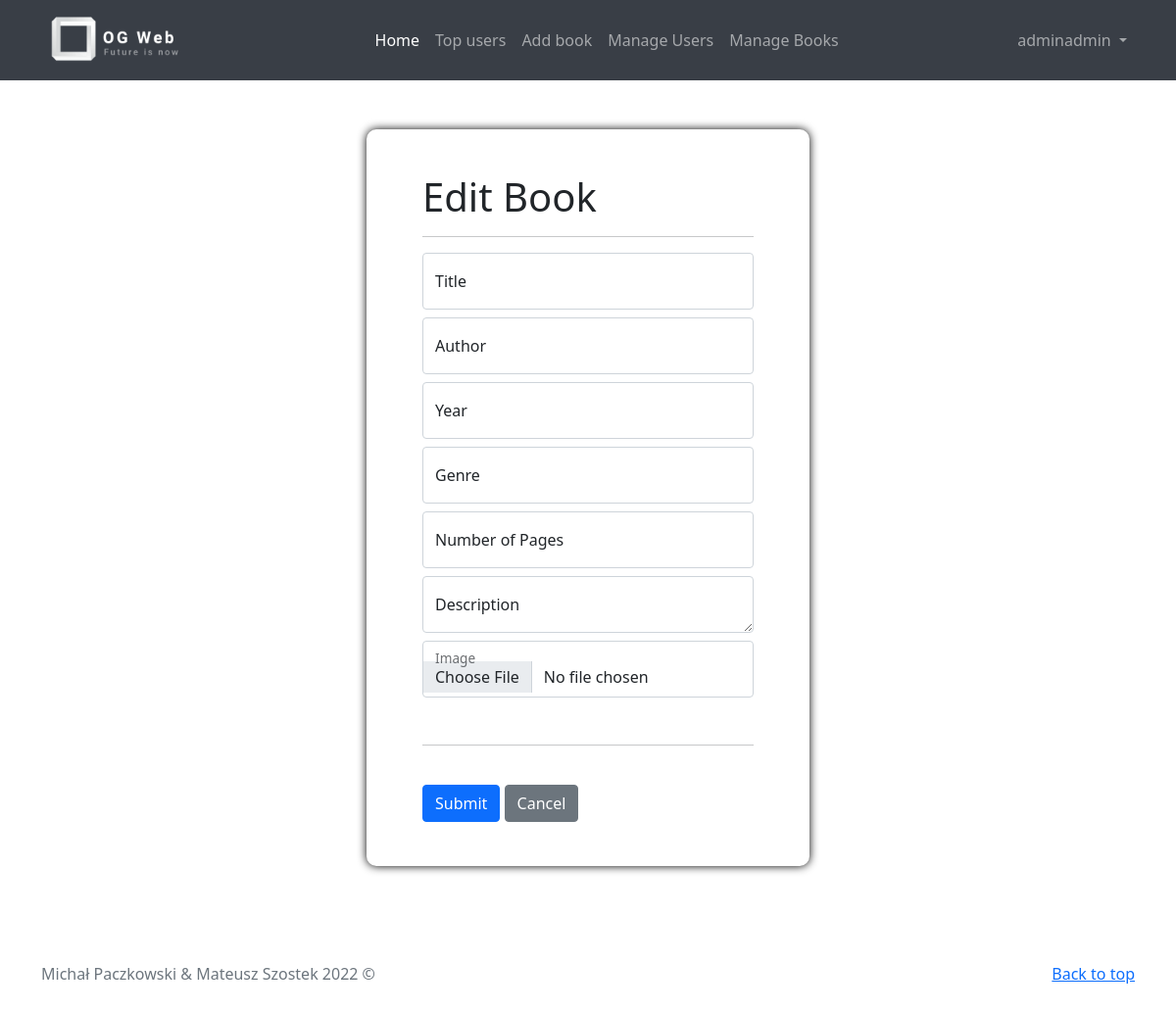
Page /edit_book/1 (signed in) on the earlier database version.
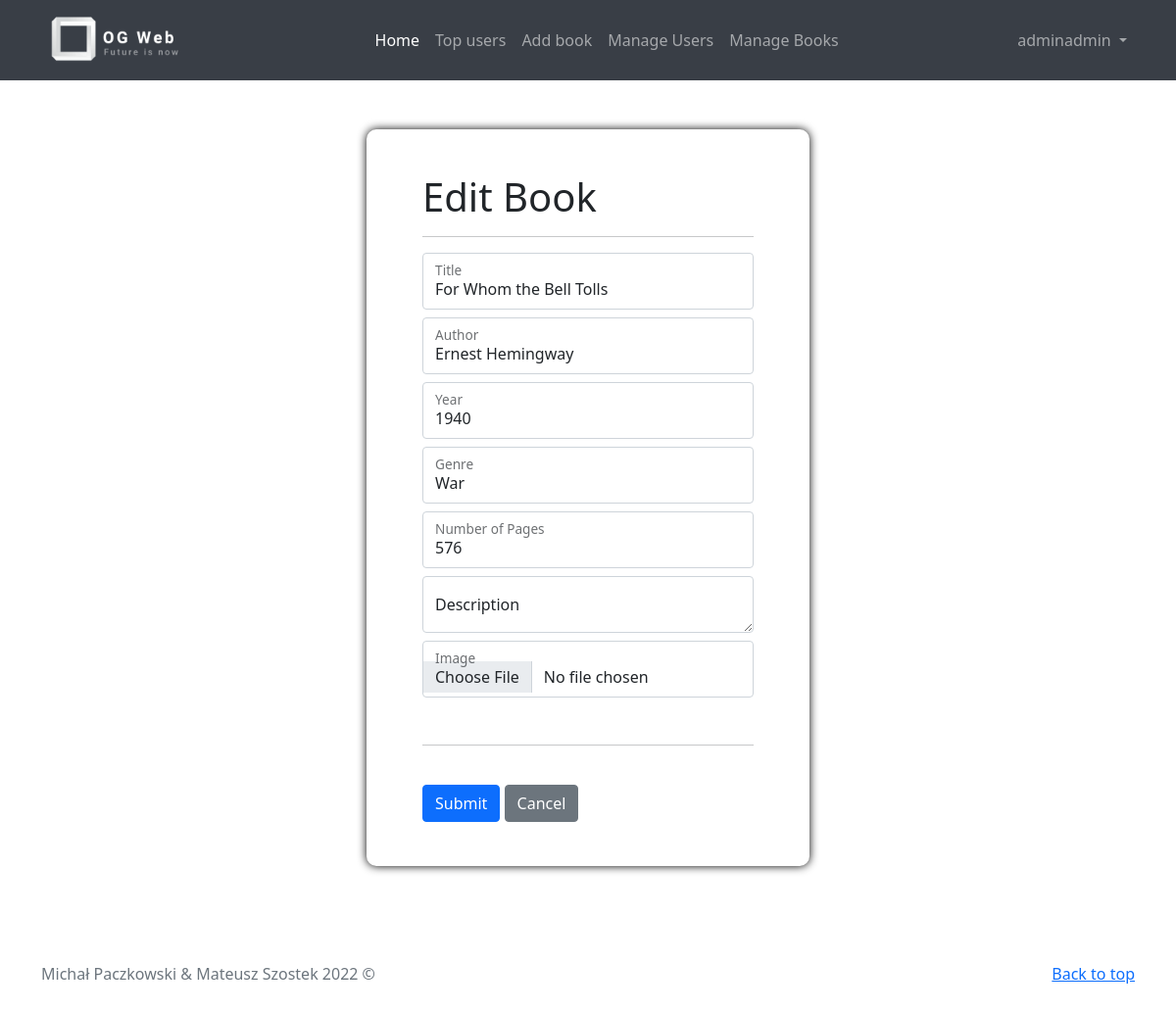
Same page on the later database version.
### app.py (models this page shows)
class Book(db.Model):
    id = db.Column(db.Integer, primary_key=True, autoincrement=True)
    title = db.Column(db.String(50), unique=True, nullable=False)
    author = db.Column(db.String(50), nullable=False)
    year = db.Column(db.Integer, nullable=False)
    genre = db.Column(db.String(50), nullable=False)
    num_pages = db.Column(db.Integer, nullable=False)
    description = db.Column(db.String(500), nullable=False)
    image = db.Column(db.String(50), nullable=False, default='default.jpg')

### app.py (the view, shortened to what this page needs)
@app.route('/edit_book/<int:id>', methods = ['POST', 'GET'])
@login_required
def edit_book(id):
    book = Book.query.get(id)
    if current_user.isAdmin:
        form = BookForm()
        return render_template('edit_book.html', form = form, book = book)

### app.py
class BookForm(FlaskForm):
    title = StringField('Title', validators=[InputRequired(), Length(min=2, max=50)])
    author = StringField('Author', validators=[InputRequired(), Length(min=2, max=50)])
    year = IntegerField('Year', validators=[InputRequired(), NumberRange(min=1, max=2200)])
    genre = StringField('Genre', validators=[InputRequired(), Length(min=2, max=50)])
    num_pages = IntegerField('Number of pages', validators=[InputRequired(), NumberRange(min=1, max=2000)])
    description = TextAreaField('Description', validators=[InputRequired(), Length(min=2, max=500)])
    image = FileField('Image', validators=[FileAllowed(['png', 'jpg'], 'Images only!')])
    submit = SubmitField('Submit')

### app.py (called while the page is built)
@login_menager.user_loader
def load_user(user_id):
    return User.query.get(int(user_id))

### templates/edit_book.html (shortened to what this page needs)
{% extends "base.html" %}
{% block head %}
{{ super() }}
<link rel="stylesheet" href="{{ url_for('static', filename='style/edit.css') }}">
{% endblock %}
  {% block content %}
  <div class="form-wrap d-flex justify-content-center">
    <div class="asd">
        <form method="POST" action="" class="form-container" enctype="multipart/form-data">
            <div class="container">
                <h1>Edit Book</h1>
                <hr>
                    <div class="form-floating mb-2">
                        {{ form.title(class="form-control", id="floatingInput", placeholder="Title", value=book.title) }}
                        <label for="floatingInput">Title</label>
                    </div>
                    <div class="form-floating mb-2">
                        {{ form.author(class="form-control", id="floatingInput", placeholder="Author", value=book.author) }}
                        <label for="floatingInput">Author</label>
                    </div>
                    <div class="form-floating mb-2">
                        {{ form.year(class="form-control", id="floatingInput", placeholder="Year", value=book.year) }}
                        <label for="floatingInput">Year</label>
                    </div>
                    <div class="form-floating mb-2">
                        {{ form.genre(class="form-control", id="floatingInput", placeholder="Genre", value=book.genre) }}
                        <label for="floatingInput">Genre</label>
                    </div>
                    <div class="form-floating mb-2">
                        {{ form.num_pages(class="form-control", id="floatingInput", placeholder="Number of Pages", value=book.num_pages) }}
                        <label for="floatingInput">Number of Pages</label>
                    </div>
                    <div class="form-floating mb-2">
                        {{ form.description(class="form-control", id="floatingInput", placeholder="Description", value=book.description) }}
                        <label for="floatingInput">Description</label>
                    </div>
                    <div class="form-floating mb-2">
                      {{ form.image(class="form-control", id="floatingInput", placeholder="Image") }}
                      <label for="floatingInput">Image</label>
                  </div><br/>
                    <hr>
                    <br>
                        {{ form.submit(class="btn btn-primary") }}
                        <a class="btn btn-secondary" href="{{url_for('home')}}" role="button">Cancel</a>
            </div>
        </form>
    </div>
</div>
  {% endblock %}
  {% block footer %}
  {{ super() }}
  {% endblock %}

Differences in the rows shown:
added Book: title "For Whom the Bell Tolls", author "Ernest Hemingway", year "1940", genre "War", num_pages "576"
